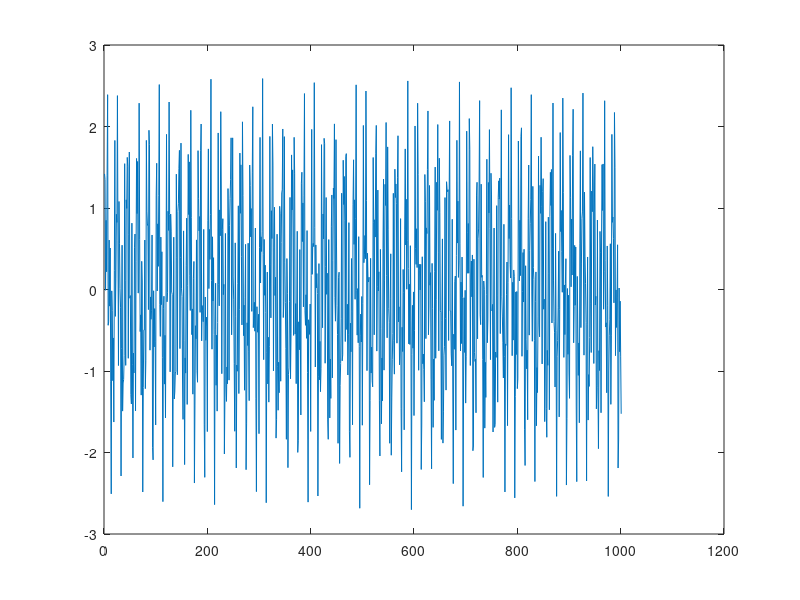

Write the MATLAB code that produced this figure. (Note: this script raises an error after producing the figure.)
clc
clear 
close all

data=load('datafile.mat');
signal=data.x_noise;
plot(signal);
fft_signal = fft(signal);
plot(abs(fft_signal));
[peaks, freqs] = findpeaks(abs(fft_signal));
[~, idx] = sort(peaks, 'descend');
peak_freqs = freqs(idx(1:3));
noise_threshold = max(abs(fft_signal)) / 2;
clean_fft_signal = fft_signal;
clean_fft_signal(abs(fft_signal) < noise_threshold) = 0;
plot(abs(clean_fft_signal));
clean_signal = ifft(clean_fft_signal);
plot(real(clean_signal));
[~, idx] = findpeaks(real(clean_signal), 'MinPeakDistance', 100);
subplot(3,1,1);
plot(real(clean_signal));
hold on;
plot(idx(1), real(clean_signal(idx(1))), 'ro');
subplot(3,1,2);
plot(real(clean_signal));
hold on;
plot(idx(2), real(clean_signal(idx(2))), 'ro');
subplot(3,1,3);
plot(real(clean_signal));
hold on;
plot(idx(3), real(clean_signal(idx(3))), 'ro');